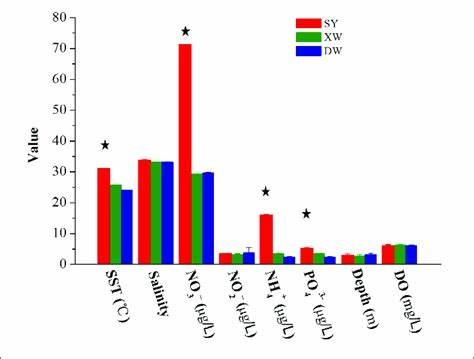
#> input picture test_figs/bar_plot_test.jpg, 474 x 359 px
$ jupyter execute bar_plot.ipynb
#> lines starting #> are read from the running program, lines starting #| are printed output that depends on the picture; after the words box and inside, x2 and y2 are one past the last pixel; in counts of white or black regions, pixels touching at a corner belong together
[cell 1]
import logging

def extract_bar_colors(image_path, num_colors=3, threshold=30):
    """
    Extract the main colors from the bars in a bar chart image,
    excluding black and white (or near-black/near-white) colors.

    Parameters:
        image_path (str): Path to the bar chart image file.
        num_colors (int): Number of distinct bar colors to extract.
        threshold (int): RGB distance threshold to filter black and white colors.

    Returns:
        list: A list of RGB tuples representing the main colors.
    """
#> called with image_path = 'test_figs/bar_plot_test.jpg', num_colors = 4, threshold = 30
    from PIL import Image
    import numpy as np
    from sklearn.cluster import KMeans
    from scipy.stats import mode

    # Set up logging
    logging.basicConfig(level=logging.INFO, format='%(asctime)s - %(levelname)s - %(message)s')

    # Open the image and convert it to RGB
    image = Image.open(image_path).convert("RGB")
#> image is the input picture: PIL image 474x359 RGB; mean R, G, B 237.4, 231, 232.6
    logging.info("Image loaded and converted to RGB.")

    # Convert image to numpy array and reshape for clustering
    pixels = np.array(image).reshape(-1, 3)
    logging.info("Image reshaped for clustering.")

    # Apply KMeans to identify dominant colors
    kmeans = KMeans(n_clusters=num_colors, random_state=42).fit(pixels)
    labels = kmeans.labels_
    clusters = kmeans.cluster_centers_.astype(int)
#> clusters = [[253, 253, 252], [177, 159, 165], [33, 75, 104], [224, 15, 11]]
    logging.info("KMeans clustering completed.")

    # Use the most frequent color in each cluster as the representative color
    representative_colors = []
    for i in range(num_colors):
        cluster_pixels = pixels[labels == i]
        most_frequent_color  = [int(mode(cluster_pixels[:, j])[0]) for j in range(3)]

        representative_colors.append(most_frequent_color)
#> this loop made 4 passes
#> most_frequent_color on passes 1 to 4: [254, 254, 254], [255, 128, 155], [0, 3, 1], [248, 3, 0]
#> after the loop, representative_colors = [[254, 254, 254], [255, 128, 155], [0, 3, 1], [248, 3, 0]]

    logging.info("Representative colors from clusters: %s", representative_colors)

    # Filter out black and white colors
    filtered_colors = []
    for color in representative_colors:
        color = np.array(color, dtype=int).tolist()  # Ensure color is a list of integers
        distance_to_black = np.linalg.norm(np.array(color) - np.array([0, 0, 0]))
        distance_to_white = np.linalg.norm(np.array(color) - np.array([255, 255, 255]))

        if distance_to_black > threshold and distance_to_white > threshold:
            filtered_colors.append(tuple(color))
#> this loop made 4 passes
#> (color, distance_to_black, distance_to_white) on passes 1 to 4: ([254, 254, 254], 439.9, 1.73), ([255, 128, 155], 324.7, 161.6), ([0, 3, 1], 3.16, 439.4), ([248, 3, 0], 248, 358.6)
#> after the loop, filtered_colors = [(255, 128, 155), (248, 3, 0)]

    logging.info("Filtered colors: %s", filtered_colors)

    return filtered_colors

[cell 2]
# import logging

# def extract_bar_colors(image_path, top_colors=3, threshold=30):
#     """
#     Extract the most frequent colors from the bars in a bar chart image,
#     excluding black and white (or near-black/near-white) colors.

#     Parameters:
#         image_path (str): Path to the bar chart image file.
#         top_colors (int): Number of top most frequent colors to extract.
#         threshold (int): RGB distance threshold to filter black and white colors.

#     Returns:
#         list: A list of RGB tuples representing the most frequent colors.
#     """
#     from PIL import Image
#     import numpy as np
#     from collections import Counter

#     # Set up logging
#     logging.basicConfig(level=logging.INFO, format='%(asctime)s - %(levelname)s - %(message)s')

#     # Open the image and convert it to RGB
#     image = Image.open(image_path).convert("RGB")
#     logging.info("Image loaded and converted to RGB.")

#     # Convert image to numpy array and reshape for processing
#     pixels = np.array(image).reshape(-1, 3)
#     logging.info("Image reshaped for color counting. Total pixels: %d", pixels.shape[0])

#     # Count the occurrences of each color
#     color_counts = Counter(map(tuple, pixels))
#     logging.info("Color counting completed. Total unique colors: %d", len(color_counts))

#     # Filter out black and white colors
#     filtered_color_counts = {
#         color: count for color, count in color_counts.items()
#         if np.linalg.norm(np.array(color) - np.array([0, 0, 0])) > threshold and \
#            np.linalg.norm(np.array(color) - np.array([255, 255, 255])) > threshold
#     }
#     logging.info("Filtered out black and white colors. Remaining colors: %d", len(filtered_color_counts))

#     # Get the top most frequent colors
#     top_colors_list = sorted(filtered_color_counts.items(), key=lambda x: x[1], reverse=True)[:top_colors]
#     top_colors_rgb = [color for color, _ in top_colors_list]

#     logging.info("Top %d colors: %s", top_colors, top_colors_rgb)

#     return top_colors_rgb

[cell 3]
# import logging

# def extract_bar_colors(image_path, top_colors=3, threshold=30, merge_distance=50):
#     """
#     Extract the most frequent colors from the bars in a bar chart image,
#     excluding black and white (or near-black/near-white) colors.
#     Similar colors are merged based on a distance threshold.

#     Parameters:
#         image_path (str): Path to the bar chart image file.
#         top_colors (int): Number of top most frequent colors to extract.
#         threshold (int): RGB distance threshold to filter black and white colors.
#         merge_distance (int): Maximum distance to merge similar colors.

#     Returns:
#         list: A list of RGB tuples representing the most frequent colors.
#     """
#     from PIL import Image
#     import numpy as np
#     from collections import Counter

#     # Set up logging
#     logging.basicConfig(level=logging.INFO, format='%(asctime)s - %(levelname)s - %(message)s')

#     # Open the image and convert it to RGB
#     image = Image.open(image_path).convert("RGB")
#     logging.info("Image loaded and converted to RGB.")

#     # Convert image to numpy array and reshape for processing
#     pixels = np.array(image).reshape(-1, 3)
#     logging.info("Image reshaped for color counting. Total pixels: %d", pixels.shape[0])

#     # Count the occurrences of each color
#     color_counts = Counter(map(tuple, pixels))
#     logging.info("Color counting completed. Total unique colors: %d", len(color_counts))

#     # Filter out black and white colors
#     filtered_color_counts = {
#         color: count for color, count in color_counts.items()
#         if np.linalg.norm(np.array(color) - np.array([0, 0, 0])) > threshold and \
#            np.linalg.norm(np.array(color) - np.array([255, 255, 255])) > threshold
#     }
#     logging.info("Filtered out black and white colors. Remaining colors: %d", len(filtered_color_counts))

#     # Merge similar colors based on merge_distance
#     merged_colors = {}
#     for color, count in filtered_color_counts.items():
#         found = False
#         for merged_color in list(merged_colors.keys()):
#             if np.linalg.norm(np.array(color) - np.array(merged_color)) <= merge_distance:
#                 merged_colors[merged_color] += count
#                 found = True
#                 break
#         if not found:
#             merged_colors[color] = count

#     logging.info("Colors merged based on distance. Remaining unique colors: %d", len(merged_colors))

#     # Get the top most frequent colors
#     top_colors_list = sorted(merged_colors.items(), key=lambda x: x[1], reverse=True)[:top_colors]
#     top_colors_rgb = [color for color, _ in top_colors_list]

#     logging.info("Top %d colors: %s", top_colors, top_colors_rgb)

#     return top_colors_rgb

[cell 4]
def showcase_colors(colors):
    """
    Display the extracted colors in the terminal.

    Parameters:
        colors (list): A list of RGB tuples representing colors.
    """
    for i, color in enumerate(colors):
        r, g, b = color
        print(f"\033[48;2;{r};{g};{b}m    \033[0m Color {i + 1}: {color}")

[cell 5]
# import matplotlib.pyplot as plt
# import numpy as np
# from PIL import Image
# from sklearn.cluster import KMeans

# def extract_bar_colors(image_path, num_colors=3):
#     """
#     Extract the main colors from the bars in a bar chart image.

#     Parameters:
#         image_path (str): Path to the bar chart image file.
#         num_colors (int): Number of distinct bar colors to extract.

#     Returns:
#         list: A list of RGB tuples representing the main colors.
#     """
#     # Open the image and convert it to RGB
#     image = Image.open(image_path).convert("RGB")

#     # Convert image to numpy array
#     img_array = np.array(image)

#     # Reshape the image array for clustering
#     pixels = img_array.reshape(-1, 3)

#     # Apply KMeans to identify dominant colors
#     kmeans = KMeans(n_clusters=num_colors, random_state=42)
#     kmeans.fit(pixels)

#     # Extract the RGB colors of the clusters
#     colors = kmeans.cluster_centers_.astype(int)

#     return [tuple(color) for color in colors]

[cell 6]
showcase_colors(((1,2,3),(255,255,255)))

[cell 7]
# Example usage
# Replace 'image_path' with the path to your bar chart image
image_path = "test_figs/bar_plot_test.jpg"
bar_colors = extract_bar_colors(image_path,  num_colors=4)
#> bar_colors = [(255, 128, 155), (248, 3, 0)]
# bar_colors = extract_bar_colors(image_path, threshold=15, top_colors=10)
showcase_colors(bar_colors)
#> the loop in showcase_colors (call 2), `for i, color in enumerate(colors):` made 2 passes
#| [48;2;255;128;155m    [0m Color 1: (255, 128, 155)
#| [48;2;248;3;0m    [0m Color 2: (248, 3, 0)
print("Filtered Bar Colors:", bar_colors)
#| Filtered Bar Colors: [(255, 128, 155), (248, 3, 0)]

[cell 8]
from PIL import Image
import numpy as np
import matplotlib.pyplot as plt
from sklearn.cluster import KMeans

# Function to extract bar heights and positions from an image of a bar plot
def extract_bars_from_image(image_path, target_color, tolerance=50):
    """
    Extracts bars matching the target color (with a tolerance) from a bar plot image.

    Parameters:
    - image_path: Path to the bar plot image file.
    - target_color: RGB tuple of the color to filter by.
    - tolerance: Tolerance for color matching (default is 50).

    Returns:
    - List of tuples containing (position, height, original_color).
    """
    # Load and process the image
    image = Image.open(image_path).convert("RGB")
    pixels = np.array(image)

    # Calculate the color difference
    def is_color_close(pixel, target_color, tolerance):
        return np.linalg.norm(np.array(pixel) - np.array(target_color)) <= tolerance

    # Create a mask for pixels close to the target color
    mask = np.apply_along_axis(lambda pixel: is_color_close(pixel, target_color, tolerance), -1, pixels)

    # Find bar locations by summing the mask vertically
    bar_positions = mask.any(axis=0)
    bar_heights = mask.sum(axis=0)

    # Extract the heights and original colors of the bars
    bars = [(i, height, tuple(pixels[:, i][mask[:, i]].mean(axis=0).astype(int))) for i, height in enumerate(bar_heights) if height > 0]

    return bars

# Function to merge close bars
def merge_close_bars(filtered_bars, distance_threshold=5):
    """
    Merges bars that are close to each other based on a distance threshold.

    Parameters:
    - filtered_bars: List of tuples (position, height, color) representing the extracted bars.
    - distance_threshold: Maximum distance between bars to consider them as close.

    Returns:
    - List of merged bars as tuples (position, height, color).
    """
    if not filtered_bars:
        return []

    merged_bars = []
    current_group = [filtered_bars[0]]

    for bar in filtered_bars[1:]:
        position, height, color = bar
        if position - current_group[-1][0] <= distance_threshold:
            current_group.append(bar)
        else:
            # Merge the current group
            mid_bar = current_group[len(current_group) // 2]  # Bar in the middle
            merged_bars.append(mid_bar)
            current_group = [bar]

    # Append the last group
    if current_group:
        # mid_bar = current_group[len(current_group) // 2]  # Bar in the middle
        # merged_bars.append(mid_bar)
        highest_bar = max(current_group, key=lambda x: x[1])
        merged_bars.append(highest_bar)

    return merged_bars

# Function to plot the extracted bars
def plot_extracted_bars_multiple(colors_and_bars):
    """
    Plots the bars extracted from the image for multiple colors.

    Parameters:
    - colors_and_bars: List of tuples, each containing a list of bars and their color.
    """
    for bars, color in colors_and_bars:
        if bars:
            positions = [bar[0] for bar in bars]
            heights = [bar[1] for bar in bars]
            normalized_color = np.array(color) / 255

            plt.bar(positions, heights, color=[normalized_color], label=f"Color: {color}")

    plt.title('Extracted Bars by Color')
    plt.xlabel('Position')
    plt.ylabel('Height')
    plt.legend()
    plt.show()

# Example Usage
image_path = "test_figs/bar_plot_test.jpg"
colors = [(27, 165, 0), (0, 4, 237), (248, 1, 0)]  # List of colors to filter
tolerance = 30  # Adjust tolerance as needed

total_bars = []
for color in colors:
    filtered_bars = extract_bars_from_image(image_path, color, tolerance)
#> in extract_bars_from_image, `mask = np.apply_along_axis(lambda pixel: is_color_close(pixel, target_..`:
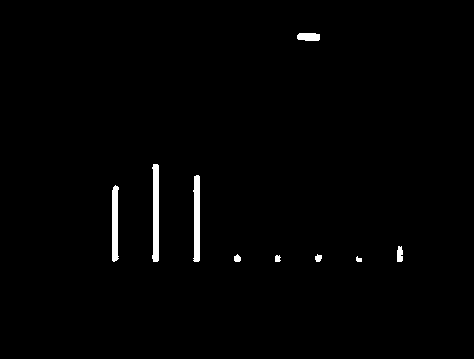
#> mask: shape (359, 474) bool; 1.2% white; 9 white regions, largest, box (x1, y1, x2, y2) and area: (152, 164, 159, 262) 592, (193, 175, 200, 262) 522, (112, 185, 119, 262) 452
#> in extract_bars_from_image, `bar_heights = mask.sum(axis=0)`: bar_heights = 474 values, max 98 at index 153, min 0 at index 0, mean 4.14
#> in extract_bars_from_image, `bars = [(i, height, tuple(pixels[:, i][mask[:, i]].mean(axis=0).astype..`: bars = 71 items
#> filtered_bars = 71 items
    merged_bars = merge_close_bars(filtered_bars, distance_threshold=15)
#> in merge_close_bars, `current_group = [filtered_bars[0]]`: current_group = [(112, 71, (48, 155, 5))]
#> the loop in merge_close_bars, `for bar in filtered_bars[1:]:` made 70 passes
#> (position, height, mid_bar, current_group) on passes 7, 14, 21, 28, 34, 59, 65: (152, 6, (115, 76, (27, 165, 2)), [(152, 6, (48, 153, 5))]), (193, 4, (155, 98, (32, 163, 1)), [(193, 4, (51, 153, 4))]), (234, 5, (196, 87, (26, 169, 3)), [(234, 5, (40, 157, 14))]), (275, 6, (237, 8, (33, 161, 10)), [(275, 6, (30, 159, 7))]), (297, 4, (278, 6, (35, 160, 2)), [(297, 4, (37, 153, 19))]), (356, 4, (309, 8, (31, 164, 8)), [(356, 4, (45, 159, 3))]), (397, 12, (359, 4, (23, 166, 14)), [(397, 12, (38, 159, 8))])
#> (position, height, color) on passes 1 to 6: (113, 75, (33, 163, 4)), (114, 76, (29, 165, 2)), (115, 76, (27, 165, 2)), (116, 75, (26, 167, 3)), (117, 74, (29, 164, 12)), (118, 5, (33, 158, 19))
#> after the loop in merge_close_bars, `for bar in filtered_bars[1:]:`: merged_bars = [(115, 76, (27, 165, 2)), (155, 98, (32, 163, 1)), (196, 87, (26, 169, 3)), (237, 8, (33, 161, 10)), (278, 6, (35, 160, 2)), (309, 8, (31, 164, 8)), (359, 4, (23, 166, 14))]
#> in merge_close_bars, `highest_bar = max(current_group, key=lambda x: x[1])`: highest_bar = (398, 16, (34, 167, 9))
#> merged_bars = [(115, 76, (27, 165, 2)), (155, 98, (32, 163, 1)), (196, 87, (26, 169, 3)), (237, 8, (33, 161, 10)), (278, 6, (35, 160, 2)), (309, 8, (31, 164, 8)), (359, 4, (23, 166, 14)), (398, 16, (34, 167, 9))]
    total_bars.append((merged_bars, color))

for color, (bars, _) in zip(colors, total_bars):
    print(f"Filtered Bars for color {color}:")
    for position, height, _ in bars:
        print(f"Position: {position}, Height: {height}")
#> this loop made 3 passes
#> color on passes 1 to 3: (27, 165, 0), (0, 4, 237), (248, 1, 0)
#> (printed output is left out)

# Plot the merged bars for all colors
plot_extracted_bars_multiple(total_bars)
#> the loop in plot_extracted_bars_multiple, `for bars, color in colors_and_bars:` made 3 passes
#> in plot_extracted_bars_multiple, `plt.show()`:
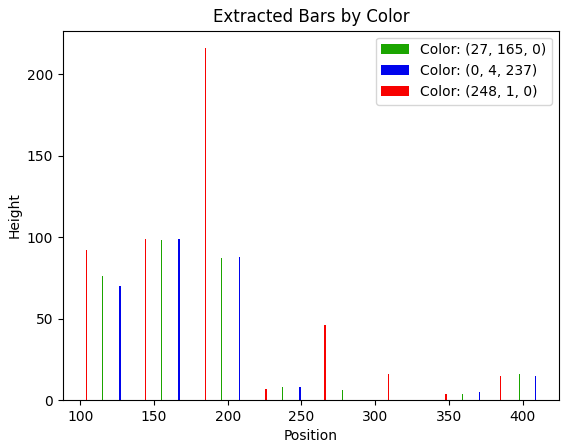
#> figure drawn by matplotlib, 1 panel; tallest bar 98 high, from x = 154.6 to 155.4; tallest bar 99 high, from x = 166.6 to 167.4; tallest bar 216 high, from x = 184.6 to 185.4

[cell 9]
from matplotlib import pyplot as plt
import cv2
import numpy as np
def find_longest_vertical_line(image_path):
    # Load the image
    img = cv2.imread(image_path)

    # Convert the image to grayscale
    gray = cv2.cvtColor(img, cv2.COLOR_BGR2GRAY)

    # Apply thresholding to binarize the image
    _, binary = cv2.threshold(gray, 150, 255, cv2.THRESH_BINARY_INV)

    # Find edges using Canny edge detector
    edges = cv2.Canny(binary, 100, 200)

    # Detect lines using Hough Line Transform
    lines = cv2.HoughLinesP(edges, 1, np.pi/180, threshold=50, minLineLength=50, maxLineGap=10)

    # Initialize variables to track the longest vertical line
    max_length = 0
    longest_vertical_line = None

    # Loop through all the lines found
    for line in lines:
        for x1, y1, x2, y2 in line:
            # Check if the line is roughly vertical (by checking the difference in x-coordinates)
            if abs(x2 - x1) < 10:  # Allow some tolerance for vertical lines
                # Calculate the length of the vertical line
                length = np.abs(y2 - y1)

                # If this is the longest vertical line so far, store it
                if length > max_length:
                    max_length = length
                    longest_vertical_line = (x1, y1, x2, y2)

    # Return the longest vertical line's position and length
    if longest_vertical_line is not None:
        x1, y1, x2, y2 = longest_vertical_line
        return {
            "start": (x1, y1),
            "end": (x2, y2),
            "length": max_length
        }
    else:
        return None

# Test the function
image_path = "test_figs/bar_plot_test.jpg"
longest_vertical_line_info = find_longest_vertical_line(image_path)
#> in find_longest_vertical_line, `gray = cv2.cvtColor(img, cv2.COLOR_BGR2GRAY)`:
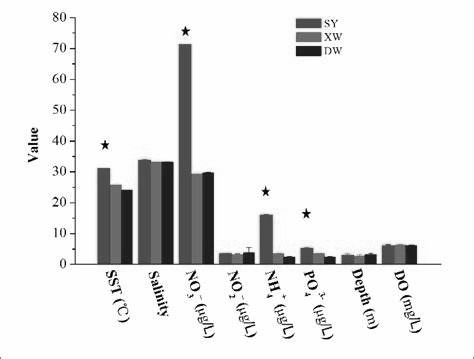
#> gray: shape (359, 474); min 0, max 255, mean 233.1
#> in find_longest_vertical_line, `_, binary = cv2.threshold(gray, 150, 255, cv2.THRESH_BINARY_INV)`:
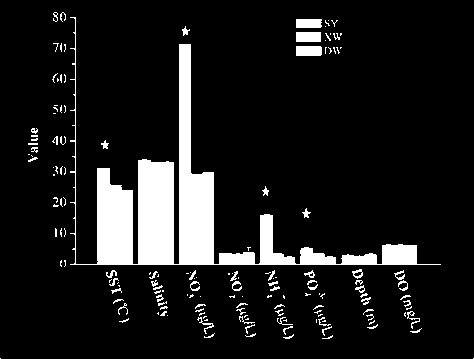
#> binary: shape (359, 474); 10.6% white; 160 white regions (99 under 20 px), largest, box (x1, y1, x2, y2) and area: (70, 17, 441, 265) 14821, (296, 46, 322, 56) 258, (296, 32, 321, 42) 250
#> in find_longest_vertical_line, `edges = cv2.Canny(binary, 100, 200)`:
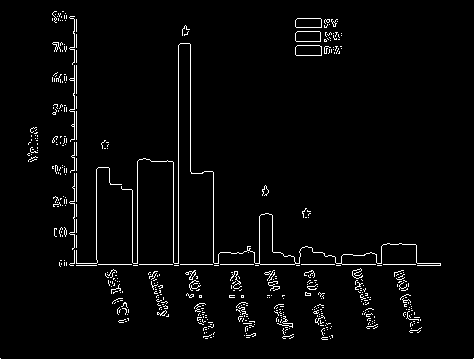
#> edges: shape (359, 474); 2.8% white in thin lines or dots
#> the loop in find_longest_vertical_line, `for line in lines:` made 10 passes
#> line on passes 1 to 10: [[98, 264, 415, 264]], [[178, 265, 178, 45]], [[76, 265, 76, 19]], [[74, 263, 74, 16]], [[190, 171, 190, 44]], [[137, 265, 137, 161]], [[213, 262, 213, 172]], [[96, 265, 96, 169]], [[173, 262, 173, 162]], [[132, 262, 132, 190]]
longest_vertical_line_info
#> Out = {'start': (74, 263), 'end': (74, 16), 'length': 247}

[cell 10]
max_y_axis = 80
min_y_axis = 0

for color, (bars, _) in zip(colors, total_bars):
    print(f"Calculate value for bar {showcase_colors([color])}:")
    for position, height, _ in bars:
        print(f"Position: {position}, Height: {height}")
        print(f"Value: {((max_y_axis - min_y_axis) / longest_vertical_line_info['length']) * height + min_y_axis}")
